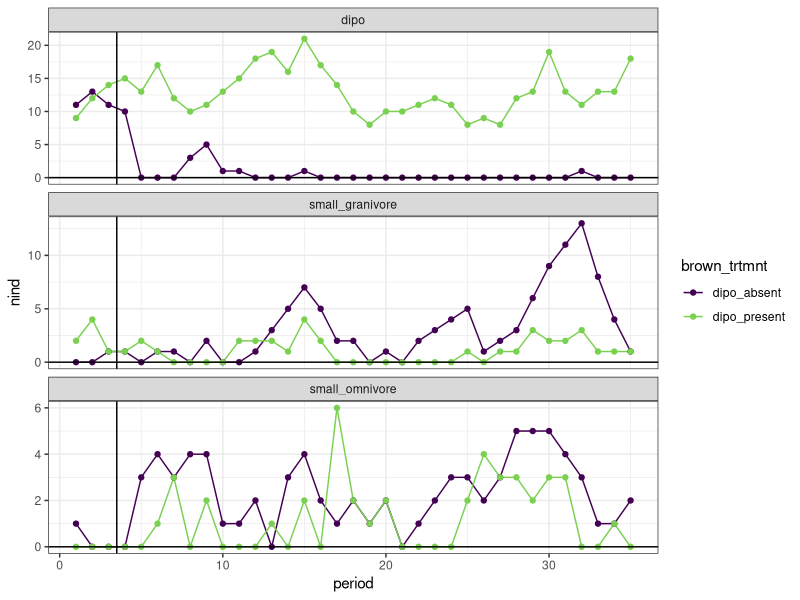
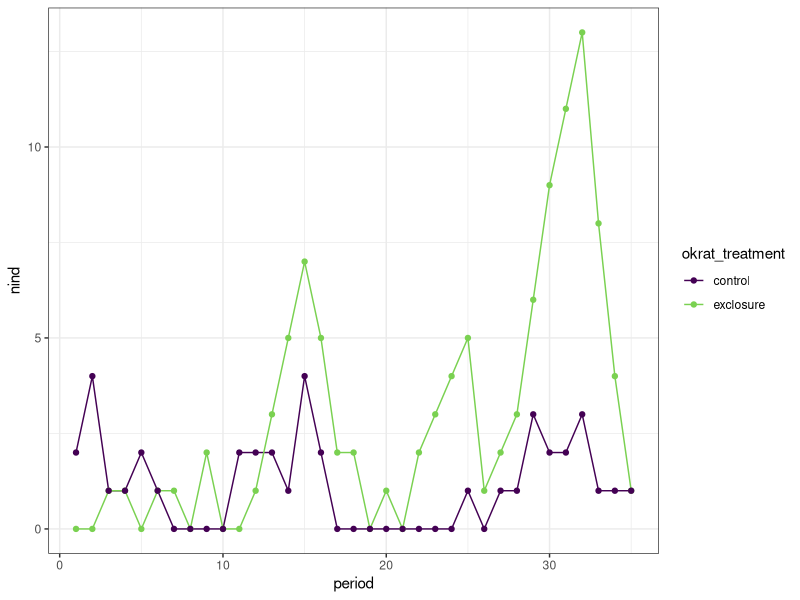
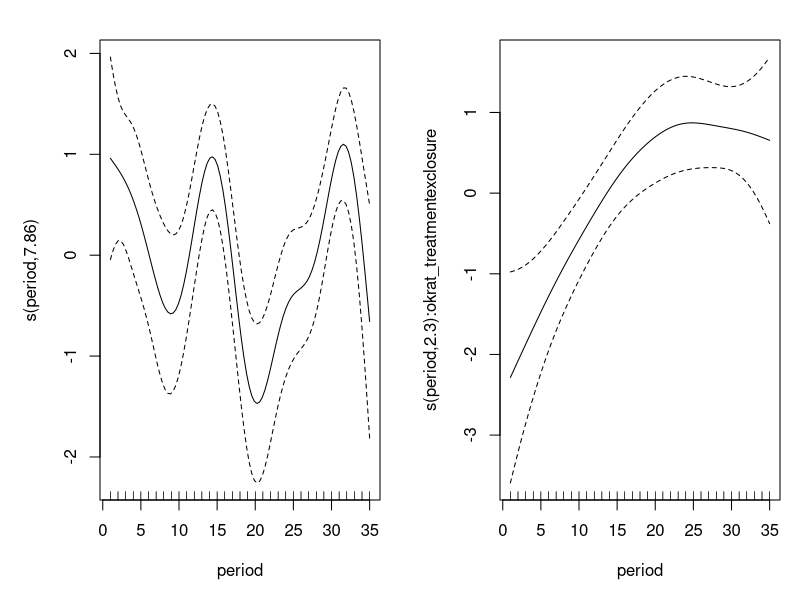
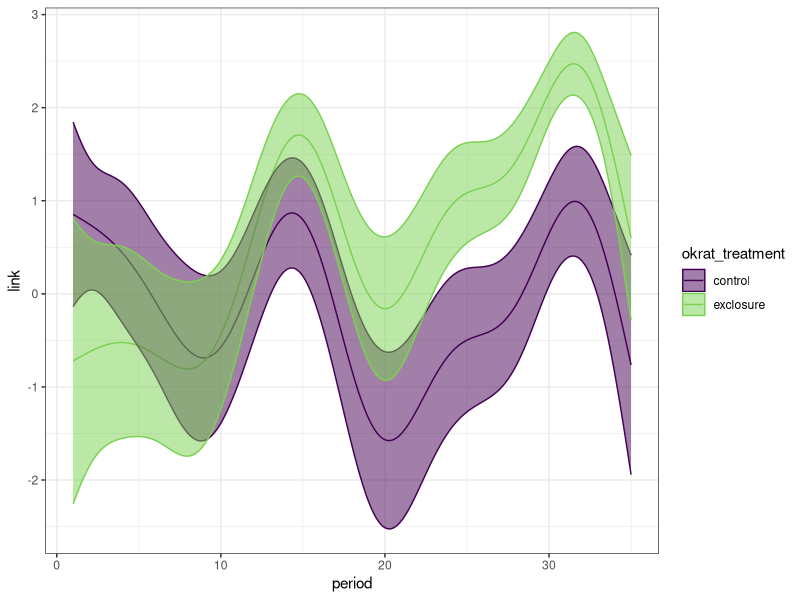
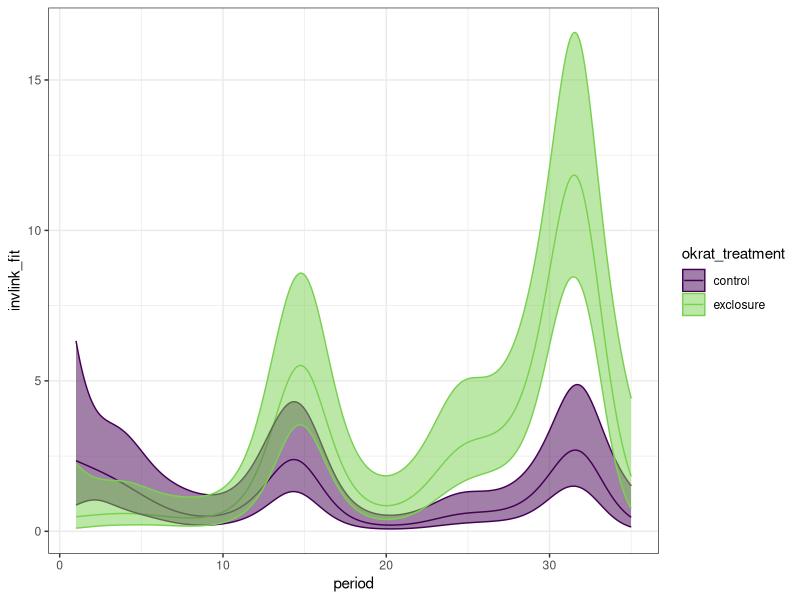
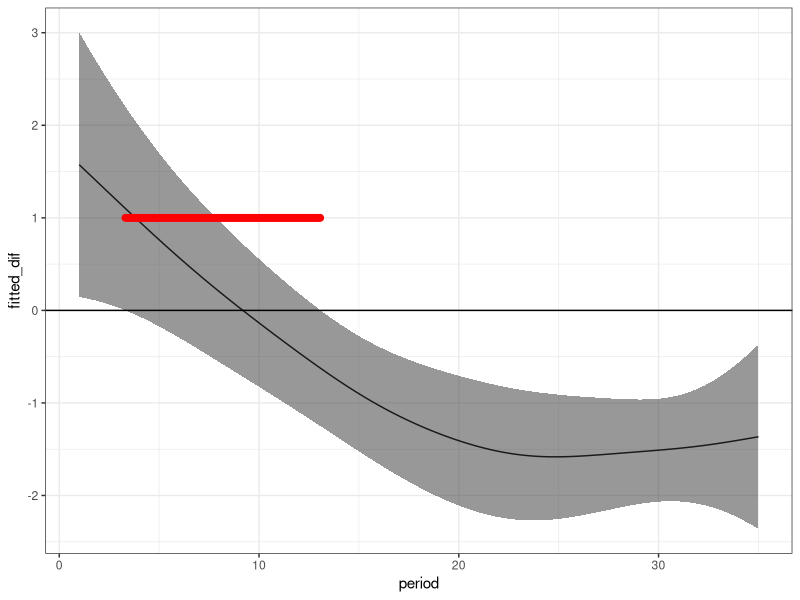
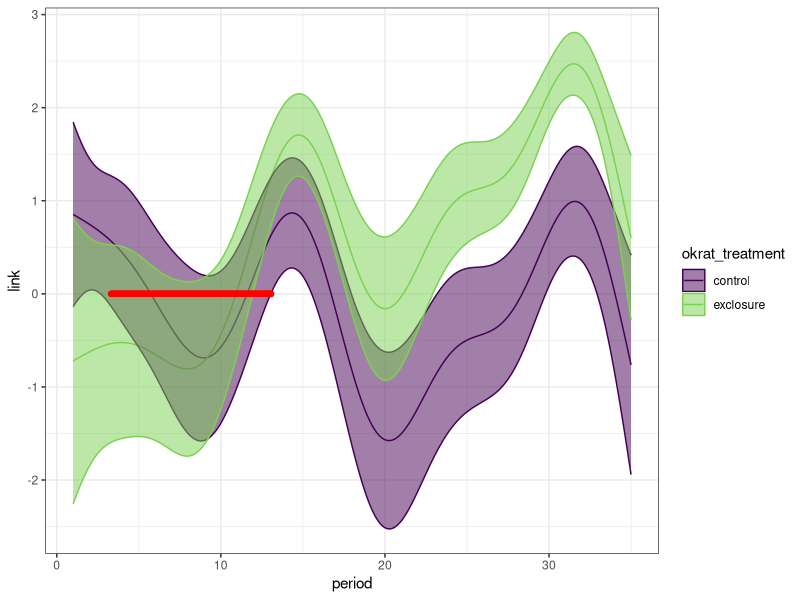
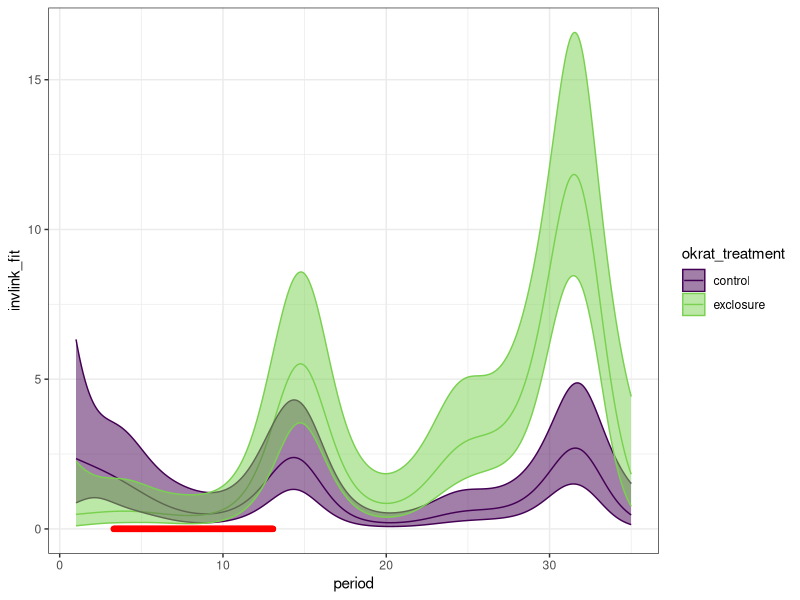

Recreate these plots in R, in order.
## ---- chunk 1
knitr::opts_chunk$set(echo = TRUE)
rats <- read.csv(here::here("lore", "1981_competition", "1981_data_complete.csv"), stringsAsFactors = F)
rat_totals <- read.csv(here::here("lore", "1981_competition", "1981_data_statevars.csv"), stringsAsFactors = F)
library(dplyr)
library(mgcv)
library(ggplot2)
## ---- chunk 2

ggplot(filter(rat_totals, type != "other"), aes(period, nind, color = brown_trtmnt)) +
  geom_line() +
  geom_point()+
  theme_bw() +
  facet_wrap(vars(type), ncol = 1, scales = "free_y") +
  geom_vline(xintercept = 3.5) +
  geom_hline(yintercept = 0) +
  scale_colour_viridis_d(end = .8)

## ---- chunk 3

rat_totals <- rat_totals %>%
  mutate(krat_treatment = ifelse(brown_trtmnt == "dipo_present", "control", "exclosure")) %>%
  mutate(okrat_treatment = ordered(krat_treatment))

sg <- filter(rat_totals, type == "small_granivore")

ggplot(sg, aes(period, nind, color= okrat_treatment)) +
  geom_line() +
  geom_point() +
  theme_bw() +
  scale_color_viridis_d(end = .8)
## ---- chunk 4

nind.gam <- gam(nind ~ okrat_treatment + s(period) + s(period, by = okrat_treatment), data = sg, family = poisson, method = "REML")

plot(nind.gam, pages= 1, scale = 0)


## ---- chunk 5

pdat <- as.data.frame(expand.grid(period = seq(min(sg$period), max(sg$period), length.out= 500), okrat_treatment = levels(sg$okrat_treatment)))

nind.predicted <- predict(nind.gam, newdata = pdat, type = "lpmatrix")
nind.link <- predict(nind.gam, newdata = pdat, type = "link", se.fit = T)

nind.predicted.vals <- nind.gam$family$linkinv(nind.predicted %*% coefficients(nind.gam))

pdat.pred <- pdat %>%
  mutate(predicted = nind.predicted.vals,
         link = nind.link$fit,
         se_link = nind.link$se.fit) %>%
  mutate(invlink_fit = nind.gam$family$linkinv(link),
         invlink_upper = nind.gam$family$linkinv(link + (2 * se_link)),
         invlink_lower = nind.gam$family$linkinv(link - (2 * se_link)),
         link_upper = link + (2 * se_link),
         link_lower = link - (2 * se_link))


ggplot(pdat.pred, aes(period, link, color= okrat_treatment)) +
  geom_line() +
  geom_ribbon(aes(period, ymin = link_lower, ymax = link_upper, fill = okrat_treatment), alpha = .5) +
  theme_bw() +
  scale_color_viridis_d(end = .8) +
  scale_fill_viridis_d(end = .8)

ggplot(pdat.pred, aes(period, invlink_fit, color= okrat_treatment)) +
  geom_line() +
  geom_ribbon(aes(period, ymin = invlink_lower, ymax = invlink_upper, fill = okrat_treatment), alpha = .5) +
  theme_bw() +
  scale_color_viridis_d(end = .8) +
  scale_fill_viridis_d(end = .8)

## ---- chunk 6


nind.diff.keeppar <- nind.predicted[1:500, ] - nind.predicted[501:1000, ]

nind.diff.vals <- nind.diff.keeppar %*% coef(nind.gam)


nind.diff.se<- sqrt(rowSums((nind.diff.keeppar %*% vcov(nind.gam, unconditional = FALSE)) * nind.diff.keeppar))

crit <- qnorm(.05/2, lower.tail = FALSE)
upr <- nind.diff.vals + (crit * nind.diff.se)
lwr <- nind.diff.vals - (crit * nind.diff.se)


pdat.diff <- pdat %>%
  select(period) %>%
  distinct()%>%
  mutate(fitted_dif = nind.diff.vals,
         upper= upr,
         lower = lwr) %>%
  mutate(diff_overlaps_zero = (upper * lower) < 0
  )

ggplot(pdat.diff, aes(period, fitted_dif)) +
  geom_line() +
  geom_ribbon(aes(period, ymin = lower, ymax = upper), alpha  = .5) +
  geom_hline(yintercept = 0) +
  geom_point(data = filter(pdat.diff, diff_overlaps_zero), aes(period, 1), color  = "red", size = 2) +
  theme_bw()

## ---- chunk 7

pdat.pred <- left_join(pdat.pred, select(pdat.diff, period, diff_overlaps_zero))


ggplot(pdat.pred, aes(period, link, color= okrat_treatment)) +
  geom_line() +
  geom_ribbon(aes(period, ymin = link_lower, ymax = link_upper, fill = okrat_treatment), alpha = .5) +
  theme_bw() +
  scale_color_viridis_d(end = .8) +
  scale_fill_viridis_d(end = .8) +
  geom_point(data = filter(pdat.pred, diff_overlaps_zero), aes(period, 0), color = "red")


ggplot(pdat.pred, aes(period, invlink_fit, color= okrat_treatment)) +
  geom_line() +
  geom_ribbon(aes(period, ymin = invlink_lower, ymax = invlink_upper, fill = okrat_treatment), alpha = .5) +
  theme_bw() +
  scale_color_viridis_d(end = .8) +
  scale_fill_viridis_d(end = .8) +
  geom_point(data = filter(pdat.pred, diff_overlaps_zero), aes(period, 0), color = "red")
